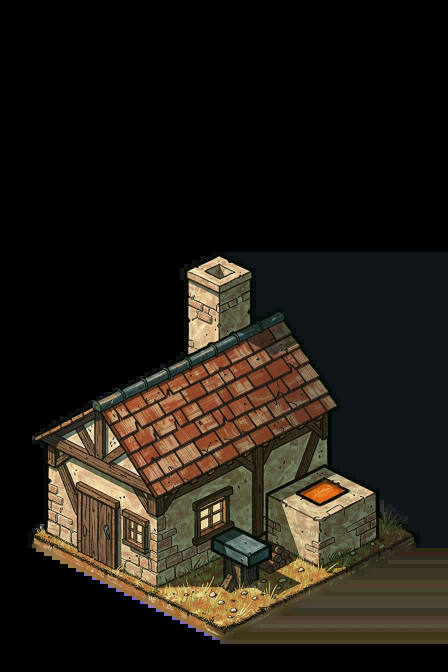
#> input picture assets/images/village/iso/forge/solid.jour.webp, 896 x 1344 px (shown at 1/2 size)
$ python -i loupe_bc_sondes9.py   (imports and definitions only)
#> lines starting #> are read from the running program, lines starting #| are printed output that depends on the picture
#!/usr/bin/env python3
"""Loupe BC sondes-9 (round 3): the context pass of sondes-8 again, on the new road, plots and cottages of the code.

    python3 scripts/iso/loupe_bc_sondes9.py prep | paint [--try N] [--n 4] | check [--try N]
                                           | build [--try N] [--pick vK] | planche [--try N] [--pick vK]

Reuses sondes-8 (and through it 7, 6 and 5) by patching its module globals: crop, output folder, prompt, hints, tracks,
cottages. The clean meadow of sondes-6 stays the base. The road now runs through the middle of the screen to (36, 36)
and goes on off the bottom of the crop, so it has no end to round off; the plots are the ones of champs.ts. The three
shapes (wheat, cottage yards, apron) are hinted as irregular blobs, never as the diamond of the plot's rectangle.
Dev only, nothing wired. FLUX through iso_loop's registry. cible.png is never sent to FLUX.
"""
import argparse
import json
import math
import pathlib
import random
import sys

sys.path.insert(0, str(pathlib.Path(__file__).parent))
sys.path.insert(0, str(pathlib.Path(__file__).parent.parent))
import loupe_bc_sondes5 as S5
import loupe_bc_sondes6 as M
import loupe_bc_sondes7 as P
import loupe_bc_sondes8 as S8
import loupe_targets as T
import rues_port as R
from lib import flux
from PIL import Image, ImageChops, ImageDraw, ImageFilter

# [1 line that did not run here, left out]
CACHE = flux.ORIGINALS.parent / "loupes-sondes9"
UP = 2
X0, Y0, X1, Y1 = 20, 1340, 1060, 2250
CW, CH = (X1 - X0) * UP, (Y1 - Y0) * UP
FADE = (2250, 2251)  # no fade: the road leaves the crop at its bottom

# Cottage footprints of champs/alentours.ts, grown by 30 % about their centre (the painting is larger than the lattice rect).
COTTAGES0 = {"A": (25.5, 21.0, 28.0, 23.5), "B": (20.5, 26.5, 23.5, 29.0)}


def grown(r, k=1.3):
    cx, cy, hw, hh = (r[0] + r[2]) / 2, (r[1] + r[3]) / 2, (r[2] - r[0]) / 2 * k, (r[3] - r[1]) / 2 * k
    return (cx - hw, cy - hh, cx + hw, cy + hh)


COTTAGES = {k: grown(v) for k, v in COTTAGES0.items()}
# Thin worn tracks, grid cells: road to wheat, road to each cottage, road to the pasture, a lane up to the vegetable plot.
TRACKS = {
    "ble": [(16.0, 21.3), (16.7, 22.2), (16.2, 23.3)],
    "A": [(23.3, 23.1), (24.3, 22.9), (25.0, 22.5)],
    "B": [(24.0, 25.3), (23.1, 25.9), (22.6, 26.6)],
    "paturage": [(27.5, 26.3), (28.9, 25.5), (30.0, 24.7)],
    "potager": [(22.3, 21.7), (23.0, 20.0), (24.0, 18.6)],
}

PROMPT = (
    "Paint over image 1, a crop of a screenshot of an isometric village game, keeping its exact camera and framing. "
    "ABSOLUTE RULE: every building, palisade fence and wall and villager stay exactly where they are, same size, same shape, same "
    "silhouette. Do not move, add or remove any village building. Do not change the camera. The meadow below is already painted: "
    "keep its colours and brushwork, change only what is described here. The style is given by images 2 and 3: Franco-Belgian "
    "comic ink, matte, two or three values per surface, warm late-afternoon light from the top left.\n"
    "What to paint on the ground, at the faint places hinted in image 1:\n"
    "- ONE main road, clearly the dominant element of the picture, wide like a cart road: packed earth in a warm pale sand, "
    "clearly lighter and warmer than the meadow, hinted as a faint pale ribbon, follow it. It starts exactly in the opening of "
    "the palisade, between the two gate posts, right up to the posts and the villager there, with no gap and no cut end, where it "
    "fans out into a small worn apron of trodden sand in front of the gate. It winds down through the middle of the picture "
    "and keeps going to the very bottom edge of the image, as wide there as anywhere, with no rounded end and no fade. NO dark "
    "outline along its edges at all: the edges are broken and irregular, grass biting into the sand, a few small stones and "
    "tufts, and two faint interrupted wheel ruts inside it. Its width varies from place to place.\n"
    "- Thin worn earth tracks, much narrower and fainter than the road, curving, joining the plots and cottages to the road, "
    "made of two faint wheel or foot traces, never a row of grey stones.\n"
    "- One large wheat plot to the left of the road: flat golden bands of wheat on ochre earth, with a broken outline, one corner "
    "eaten away by grass, rows of unequal length, a rim of grass around it and one corner of tall unharvested wheat, never a "
    "diamond and never a straight edge, with a few stooks of wheat, big enough to read from far away.\n"
    "- One vegetable plot at the upper right: tilled rows with green plants, a low wooden fence a little irregular and not ruled, "
    "and a well.\n"
    "- One pasture at the lower right: a light thin timber fence, a little irregular, round worn grass, 2 or 3 white sheep and a hay pile.\n"
    "- Two farm cottages, each about as large as the small houses of the village in image 1 and drawn with the same thick dark "
    "ink outline and the same weight: terracotta-tiled roof, cream plastered walls with a dark timber frame, a wooden door "
    "facing its track, and a brick chimney on the roof ridge. One stands to the right of the road between the vegetable plot and "
    "the pasture, one to the left of the pasture track lower down. Each cottage stands in a small IRREGULAR yard of trodden "
    "earth, a rough blob with grass growing at its edges, no slab, no diamond and no hard edge, with a path to the road, a "
    "woodpile and a barrel or a crate beside it.\n"
    "- The meadow is warm and alive near the road and the plots: olive with a golden-warm tone like #7A7A44 in sunlight, "
    "not yellow, with grass tufts and a few small flowers.\n"
    "The ground carries NO trees at all and NO tree shadows, and no painted cast shadows on the ground anywhere: bushes under "
    "knee height and small rocks are fine.\n"
    "No text, no letters, no runes, no glossy surfaces, no noise texture, no perfect symmetry, no vignette frame, no sky. "
    "The camera stays high; the land fills the whole image. No small symbols or icons.\n"
)


def px(g):
    x, y = M.g2s(g)
    return (x - X0) * UP, (y + M.TOP - Y0) * UP


def road_line():
    line, _ = M.route_line()
    line = [(line[0][0] + 0.02, line[0][1] - 0.55)] + list(line)  # up into the palisade opening
    (ax, ay), (bx, by) = line[-2], line[-1]
    n = math.hypot(bx - ax, by - ay)
    return line + [(bx + (bx - ax) / n * k, by + (by - ay) / n * k) for k in (1.5, 3.0, 4.5)]  # runs off the crop's bottom


def half_widths(n):
    return [(40 - 8 * k / n) * (1 + 0.2 * math.sin(k / 9.0) + 0.12 * math.sin(k / 3.1 + 1)) for k in range(n)]


def blob(rng, rect, amp, eaten=()):
    """An irregular outline of a cell rectangle: every edge wobbles by up to `amp` cells, `eaten` corners are cut away."""
    a, b, c, e = rect
    pts = []
    corners = [(a, b), (c, b), (c, e), (a, e)]
    for k in range(4):
        (x0, y0), (x1, y1) = corners[k], corners[(k + 1) % 4]
        ph, f = rng.uniform(0, 6.3), rng.uniform(1.3, 2.6)
        for s in range(8):
            t = s / 8
            nx, ny = (y1 - y0), -(x1 - x0)
            nn = math.hypot(nx, ny)
            w = amp * (0.6 * math.sin(f * 6.3 * t + ph) + 0.4 * rng.uniform(-1, 1))
            pts.append((x0 + (x1 - x0) * t + nx / nn * w, y0 + (y1 - y0) * t + ny / nn * w))
    poly = [px(p) for p in pts]
    cuts = [(px(corners[k]), 1.6) for k in eaten]
    return poly, cuts


def layer(size, poly, fill, cuts=(), rad=3.0):
    m = Image.new("L", size, 0)
    ImageDraw.Draw(m).polygon(poly, fill=255)
    d = ImageDraw.Draw(m)
    for (cx, cy), r in cuts:  # a bite out of the corner, an ellipse in the iso plane
        d.ellipse((cx - r * 36 * UP, cy - r * 18 * UP, cx + r * 36 * UP, cy + r * 18 * UP), fill=0)
    m = m.filter(ImageFilter.GaussianBlur(rad * UP))
    ov = Image.new("RGBA", size, fill[:3] + (0,))
    ov.putalpha(m.point(lambda v: v * fill[3] // 255))
    return ov


def hints(im):
    rng = random.Random(9)
    ov = Image.new("RGBA", im.size, (0, 0, 0, 0))
    pts = S5.resample([px(g) for g in road_line()], 6)
    half = [h * UP for h in half_widths(len(pts))]
    ov = Image.alpha_composite(ov, layer(im.size, S5.ribbon_poly(pts, half, 5), (196, 180, 142, 185), rad=1.5))
    gate = R.noeud(12, 17)  # the worn apron, wider than the road's mouth
    ap = [px((gate[0] + 1.35 * math.cos(t) - 0.0 * math.sin(t), gate[1] + 0.9 * math.sin(t) * (1 + 0.15 * math.sin(3 * t)))) for t in [i * math.pi / 12 for i in range(24)]]
    ov = Image.alpha_composite(ov, layer(im.size, ap, (196, 180, 142, 175), rad=2))
    Pa = R.PARCELLES
    poly, cuts = blob(rng, Pa["ble"], 0.4, eaten=(2,))
    ov = Image.alpha_composite(ov, layer(im.size, poly, (192, 150, 88, 125), cuts))
    ble = Pa["ble"]
    ov = Image.alpha_composite(ov, layer(im.size, [px((ble[0], ble[1])), px((ble[0] + 1.6, ble[1])), px((ble[0] + 1.6, ble[1] + 1.4)), px((ble[0], ble[1] + 1.4))], (222, 188, 104, 120), rad=4))  # tall wheat corner
    for name, col, a in (("potager", (112, 92, 62), 110), ("paturage", (176, 176, 112), 125)):
        poly, cuts = blob(rng, Pa[name], 0.12)
        ov = Image.alpha_composite(ov, layer(im.size, poly, col + (a,), cuts))
    for k, tr in enumerate(TRACKS.values()):
        p = S5.resample([px(g) for g in tr], 6)
        ov = Image.alpha_composite(ov, layer(im.size, S5.ribbon_poly(p, [4.5 * UP] * len(p), 12 + k), (186, 168, 130, 140), rad=1.5))
    for r in COTTAGES.values():
        cx, cy = (r[0] + r[2]) / 2, (r[1] + r[3]) / 2
        w, h = (r[2] - r[0]) / 2 + 0.9, (r[3] - r[1]) / 2 + 0.9
        ph1, ph2 = rng.uniform(0, 6.3), rng.uniform(0, 6.3)
        yard = [px((cx + w * math.cos(t) * (1 + 0.22 * math.sin(3 * t + ph1) + 0.12 * math.sin(5 * t + ph2)),
                    cy + h * math.sin(t) * (1 + 0.22 * math.sin(3 * t + ph1) + 0.12 * math.sin(5 * t + ph2)))) for t in [i * math.pi / 12 for i in range(24)]]
        ov = Image.alpha_composite(ov, layer(im.size, yard, (176, 146, 104, 120), rad=3))
        base = [px((r[0], r[1])), px((r[2], r[1])), px((r[2], r[3])), px((r[0], r[3]))]
        ov = Image.alpha_composite(ov, layer(im.size, base, (205, 192, 160, 70), rad=3))
        bx, by = sum(p[0] for p in base) / 4, sum(p[1] for p in base) / 4
        ov = Image.alpha_composite(ov, layer(im.size, [(bx - 90, by - 26), (bx, by - 125), (bx + 90, by - 26), (bx, by + 38)], (150, 85, 62, 95), rad=2))
    return Image.alpha_composite(im.convert("RGBA"), ov).convert("RGB")


def build(attempt, pick):
    """sondes-8's build (stamp over the sondes-6 meadow), then the manifest renamed for this round."""
    S8.build(attempt, pick)
    src = OUT / "sol_r2.webp"
    src.rename(OUT / "sol_r3.webp")
    (OUT.parent / "stamps.json").write_text(json.dumps([{**json.loads((OUT.parent / "stamps.json").read_text())[0], "asset": "sondes/sol_r3.webp"}]))


def planche(attempt, pick):
    build(attempt, pick)
    shown = S8.shown_screen()
    shown.save(OUT / "ecran.png")
    w = 810
    left = shown.resize((w, int(shown.height * w / shown.width)), Image.LANCZOS)
    tgt = Image.open(T.LOUPES / "targets/p06-jour/cible.png").convert("RGB")
    right = tgt.resize((w, int(tgt.height * w / tgt.width)), Image.LANCZOS)
    top = Image.new("RGB", (2 * w + 10, max(left.height, right.height)), (20, 20, 20))
    top.paste(left, (0, 0))
    top.paste(right, (w + 10, 0))
    boxes = ((230, 1380, 500, 1620), (530, 1650, 800, 1890), (60, 1530, 330, 1770))  # gate apron, cottage A's yard, the wheat
    row = Image.new("RGB", (top.width, 480), (20, 20, 20))
    for k, (x, y, x2, y2) in enumerate(boxes):
        row.paste(shown.crop((x, y, x2, y2)).resize((540, 480), Image.LANCZOS), (k * 550, 0))
    out = Image.new("RGB", (top.width, top.height + 10 + row.height), (20, 20, 20))
    out.paste(top, (0, 0))
    out.paste(row, (0, top.height + 10))
    out.save(OUT / "planche.webp", quality=86)
    print("planche", out.size)


# [27 lines not run here, left out]

>>> import cv2
>>> picture = cv2.imread('../../assets/images/village/iso/forge/solid.jour.webp', cv2.IMREAD_GRAYSCALE)
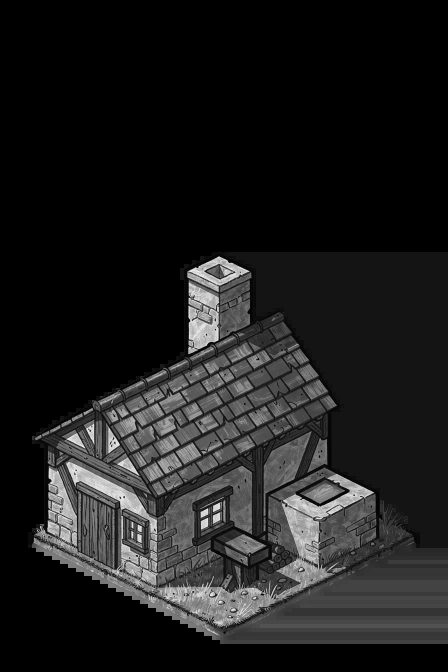
#> picture: shape (1344, 896) (shown at 1/2 size); min 0, max 252, mean 29.3
#> (the run stopped early here; a loop or call above may not have finished)

$ run again, on assets/images/village/iso/forge/grand.nuit.webp
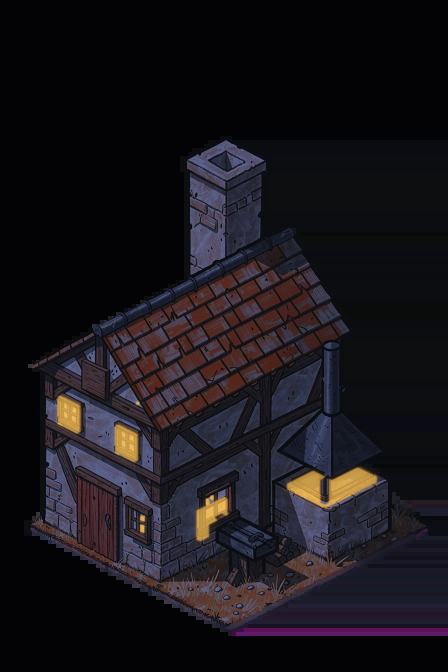
#> input picture assets/images/village/iso/forge/grand.nuit.webp, 896 x 1344 px (shown at 1/2 size)
#> `picture = cv2.imread('../../assets/images/village/iso/forge/solid.jour..`:
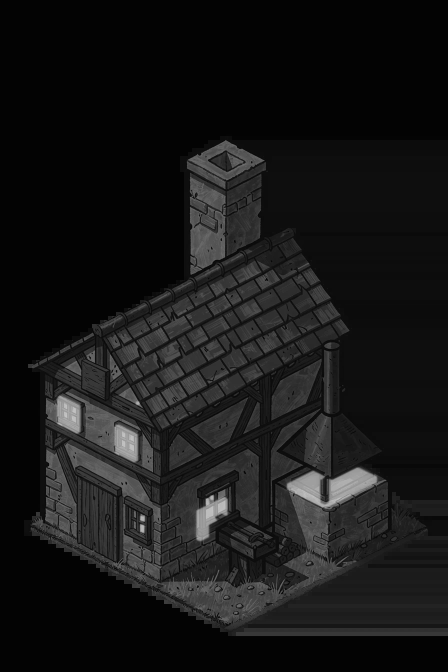
#> picture: shape (1344, 896) (shown at 1/2 size); min 0, max 200, mean 22.7
